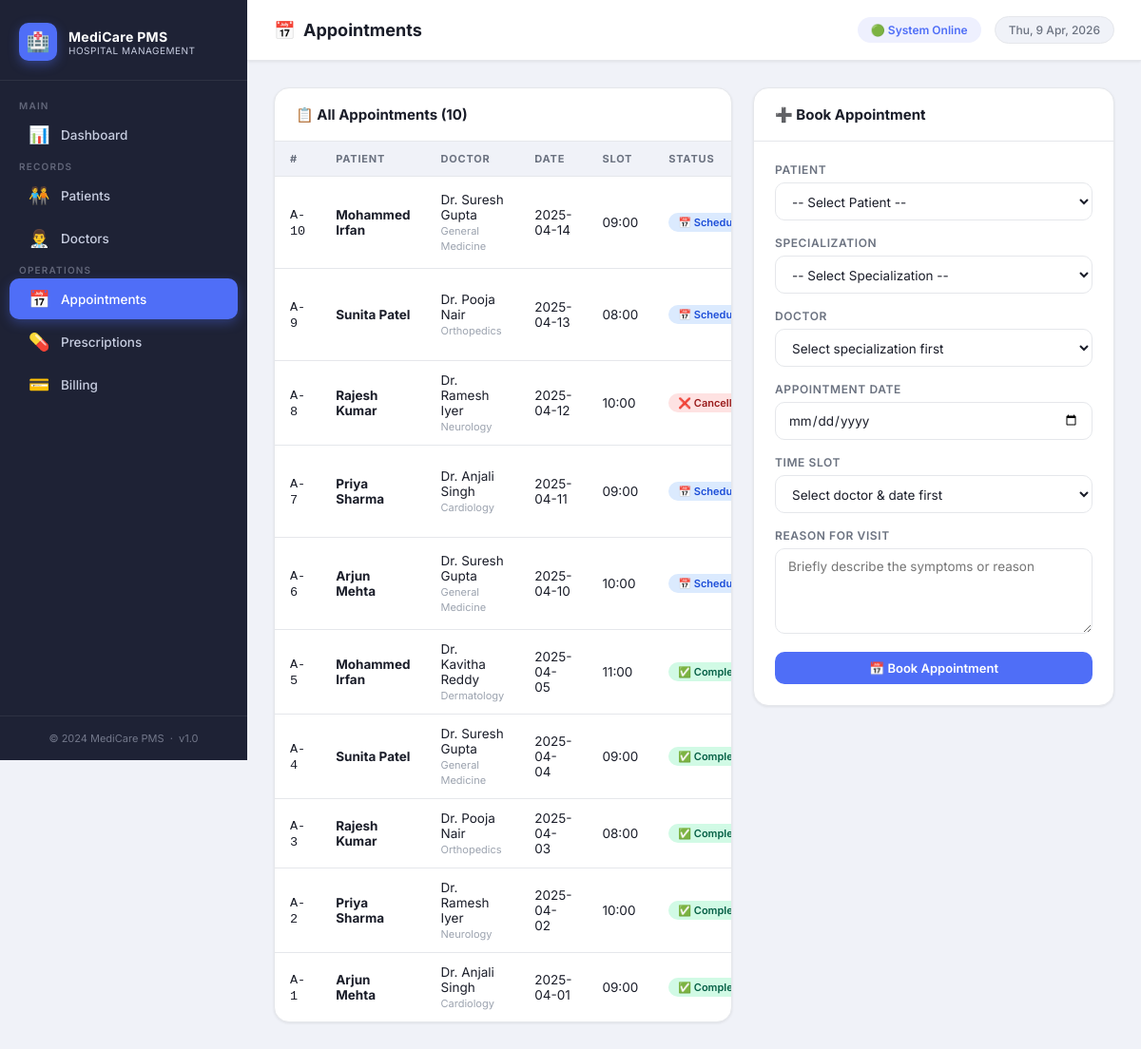
The app's page /appointments with its own data.
### tables this page shows
CREATE TABLE appointments (
    appointment_id   INTEGER PRIMARY KEY AUTOINCREMENT,
    patient_id       INTEGER NOT NULL,
    doctor_id        INTEGER NOT NULL,
    appointment_date TEXT    NOT NULL,
    time_slot        TEXT    NOT NULL,
    status           TEXT    NOT NULL DEFAULT 'scheduled'
                             CHECK (status IN ('scheduled','cancelled','completed')),
    reason           TEXT    NOT NULL,
    FOREIGN KEY (patient_id) REFERENCES patients(patient_id) ON DELETE CASCADE,
    FOREIGN KEY (doctor_id)  REFERENCES doctors(doctor_id)   ON DELETE CASCADE,
    UNIQUE (doctor_id, appointment_date, time_slot)
);

CREATE TABLE patients (
    patient_id   INTEGER PRIMARY KEY AUTOINCREMENT,
    name         TEXT    NOT NULL,
    age          INTEGER NOT NULL CHECK (age > 0 AND age < 150),
    gender       TEXT    NOT NULL CHECK (gender IN ('Male', 'Female', 'Other')),
    phone        TEXT    NOT NULL UNIQUE,
    address      TEXT    NOT NULL,
    blood_group  TEXT    NOT NULL CHECK (blood_group IN ('A+','A-','B+','B-','AB+','AB-','O+','O-')),
    created_at   TEXT    NOT NULL DEFAULT (datetime('now','localtime'))
);

CREATE TABLE doctors (
    doctor_id        INTEGER PRIMARY KEY AUTOINCREMENT,
    name             TEXT    NOT NULL,
    specialization   TEXT    NOT NULL,
    phone            TEXT    NOT NULL UNIQUE,
    email            TEXT    NOT NULL UNIQUE,
    schedule         TEXT    NOT NULL,
    consultation_fee REAL    NOT NULL CHECK (consultation_fee >= 0)
);

### app.py (the view)
@app.route('/appointments')
def appointments():
    all_appts = db.get_all_appointments()
    patients  = db.get_all_patients()
    specs     = db.get_all_specializations()
    return render_template('appointments.html',
                           appointments=all_appts,
                           patients=patients,
                           specializations=specs)

### database.py (called while the page is built)
def get_connection():
    conn = sqlite3.connect(DB_PATH)
    conn.row_factory = sqlite3.Row        # access columns by name
    conn.execute("PRAGMA foreign_keys = ON")
    return conn

def get_all_patients():
    conn = get_connection()
    rows = conn.execute(
        "SELECT * FROM patients ORDER BY created_at DESC"
    ).fetchall()
    conn.close()
    return rows

def get_all_specializations():
    conn = get_connection()
    rows = conn.execute(
        "SELECT DISTINCT specialization FROM doctors ORDER BY specialization"
    ).fetchall()
    conn.close()
    return [r['specialization'] for r in rows]

def get_all_appointments():
    conn = get_connection()
    rows = conn.execute(
        """SELECT
               a.*,
               p.name AS patient_name,
               d.name AS doctor_name,
               d.specialization
           FROM appointments a
           JOIN patients p ON p.patient_id = a.patient_id
           JOIN doctors  d ON d.doctor_id  = a.doctor_id
           ORDER BY a.appointment_date DESC, a.time_slot"""
    ).fetchall()
    conn.close()
    return rows

### templates/appointments.html (shortened to what this page needs)
{% extends "base.html" %}
{% block page_icon %}📅{% endblock %}
{% block page_title %}Appointments{% endblock %}
{% block content %}
<div class="two-col">
  <div class="card">
    <div class="card-header">
      <span class="card-title">📋 All Appointments ({{ appointments|length }})</span>
    </div>
    <div class="table-responsive">
      <table>
        <thead>
          <tr>
            <th>#</th>
            <th>Patient</th>
            <th>Doctor</th>
            <th>Date</th>
            <th>Slot</th>
            <th>Status</th>
          </tr>
        </thead>
        <tbody>
          {% if appointments %}
            {% for a in appointments %}
            <tr>
              <td><code>A-{{ a.appointment_id }}</code></td>
              <td>
                <strong>{{ a.patient_name }}</strong>
              </td>
              <td>
                {{ a.doctor_name }}<br>
                <span class="text-muted" style="font-size:11px">{{ a.specialization }}</span>
              </td>
              <td>{{ a.appointment_date }}</td>
              <td>{{ a.time_slot }}</td>
              <td>
                {% if a.status == 'scheduled' %}
                  <span class="badge badge-info">📅 Scheduled</span>
                {% elif a.status == 'completed' %}
                  <span class="badge badge-success">✅ Completed</span>
                {% else %}
                  <span class="badge badge-danger">❌ Cancelled</span>
                {% endif %}
              </td>
            </tr>
            {% endfor %}
          {% endif %}
        </tbody>
      </table>
    </div>
  </div>
  <div class="card">
    <div class="card-header">
      <span class="card-title">➕ Book Appointment</span>
    </div>
    <div class="card-body">
      <form method="POST" action="{{ url_for('book_appointment') }}" data-validate="true">
        <div class="form-group">
          <label for="patient_id">Patient</label>
          <select id="patient_id" name="patient_id" required>
            <option value="">-- Select Patient --</option>
          </select>
        </div>
        <div class="form-group">
          <label for="specialization">Specialization</label>
          <select id="specialization" name="_specialization" required>
            <option value="">-- Select Specialization --</option>
          </select>
        </div>
        <div class="form-group">
          <label for="doctor_id">Doctor</label>
          <select id="doctor_id" name="doctor_id" required>
            <option value="">Select specialization first</option>
          </select>
        </div>
        <div class="form-group">
          <label for="appointment_date">Appointment Date</label>
          <input type="date" id="appointment_date" name="appointment_date"
                 required data-type="future-date"
                 min="{{ now if now is defined else '' }}" />
        </div>
        <div class="form-group">
          <label for="time_slot">Time Slot</label>
          <select id="time_slot" name="time_slot" required>
            <option value="">Select doctor &amp; date first</option>
          </select>
        </div>
        <div class="form-group">
          <label for="reason">Reason for Visit</label>
          <textarea id="reason" name="reason"
                    placeholder="Briefly describe the symptoms or reason" required></textarea>
        </div>
        <button type="submit" class="btn btn-primary btn-block">
          📅 Book Appointment
        </button>
      </form>
    </div>
  </div>
</div>
          {% set slots = ['08:00','08:30','09:00','09:30','10:00','10:30',
                          '11:00','11:30','12:00','12:30','13:00','13:30',
                          '14:00','14:30','15:00','15:30','16:00','16:30',
                          '17:00','17:30'] %}
{% endblock %}

### static/style.css (style rules this page uses)
:root { --primary: #4f6ef7; --primary-dark: #3b55d4; --primary-light: #eef0fe; --secondary: #10b981; --secondary-light:#d1fae5; --danger: #ef4444; --danger-light: #fee2e2; --warning: #f59e0b; --warning-light: #fef3c7; --info: #3b82f6; --info-light: #dbeafe; --bg: #f0f2f8; --surface: #ffffff; --sidebar-bg: #1e2235; --sidebar-text: #c7cde0; --sidebar-hover: #2d3452; --sidebar-active: #4f6ef7; --sidebar-width: 260px; --text-primary: #1a1d29; --text-secondary: #6b7280; --text-muted: #9ca3af; --border: #e5e7eb; --border-focus: #4f6ef7; --radius-sm: 6px; --radius-md: 10px; --radius-lg: 16px; --radius-xl: 24px; --shadow-sm: 0 1px 3px rgba(0,0,0,.08); --shadow-md: 0 4px 16px rgba(0,0,0,.10); --shadow-lg: 0 8px 32px rgba(0,0,0,.14); --transition: all .22s cubic-bezier(.4,0,.2,1); }
*, *::before, *::after { box-sizing: border-box; margin: 0; padding: 0; }
html { scroll-behavior: smooth; }
body { font-family: 'Inter', system-ui, sans-serif; font-size: 14px; background: var(--bg); color: var(--text-primary); min-height: 100vh; display: flex; }
button { cursor: pointer; font-family: inherit; }
.card { background: var(--surface); border-radius: var(--radius-lg); border: 1px solid var(--border); box-shadow: var(--shadow-sm); overflow: hidden; }
.card-header { display: flex; align-items: center; justify-content: space-between; padding: 18px 22px; border-bottom: 1px solid var(--border); }
.card-title { font-size: 15px; font-weight: 700; color: var(--text-primary); display: flex; align-items: center; gap: 8px; }
.card-body { padding: 22px; }
.two-col { display: grid; grid-template-columns: 1fr 380px; gap: 22px; align-items: start; }
.table-responsive { overflow-x: auto; }
table { width: 100%; border-collapse: collapse; font-size: 13.5px; }
thead th { background: var(--bg); color: var(--text-secondary); font-size: 11px; font-weight: 700; text-transform: uppercase; letter-spacing: .8px; padding: 11px 16px; text-align: left; border-bottom: 1px solid var(--border); white-space: nowrap; }
tbody tr { border-bottom: 1px solid var(--border); transition: var(--transition); }
tbody tr:last-child { border-bottom: none; }
td { padding: 12px 16px; vertical-align: middle; }
.badge { display: inline-flex; align-items: center; gap: 5px; padding: 3px 10px; border-radius: 999px; font-size: 11px; font-weight: 600; text-transform: capitalize; white-space: nowrap; }
.badge-success { background: var(--secondary-light); color: #065f46; }
.badge-danger { background: var(--danger-light); color: #991b1b; }
.badge-info { background: var(--info-light); color: #1d4ed8; }
.btn { display: inline-flex; align-items: center; gap: 7px; padding: 9px 18px; border-radius: var(--radius-md); font-size: 13px; font-weight: 600; border: none; cursor: pointer; transition: var(--transition); white-space: nowrap; }
.btn-primary { background: var(--primary); color: #fff; }
.btn-block { width: 100%; justify-content: center; }
.form-group { margin-bottom: 16px; }
label { display: block; font-size: 12px; font-weight: 600; color: var(--text-secondary); text-transform: uppercase; letter-spacing: .6px; margin-bottom: 6px; }
input[type="text"], input[type="number"], input[type="email"], input[type="tel"], input[type="date"], input[type="time"], select, textarea { width: 100%; padding: 10px 13px; border: 1.5px solid var(--border); border-radius: var(--radius-md); font-size: 13.5px; font-family: inherit; color: var(--text-primary); background: var(--surface); transition: var(--transition); outline: none; }
textarea { min-height: 90px; resize: vertical; }
.text-muted { color: var(--text-muted); font-size: 12px; }

### records on screen
appointments: appointment_id "10", patient_name "Mohammed Irfan", doctor_name "Dr. Suresh Gupta", specialization "General Medicine", appointment_date "2025-04-14", time_slot "09:00"
appointments: appointment_id "9", patient_name "Sunita Patel", doctor_name "Dr. Pooja Nair", specialization "Orthopedics", appointment_date "2025-04-13", time_slot "08:00"
appointments: appointment_id "8", patient_name "Rajesh Kumar", doctor_name "Dr. Ramesh Iyer", specialization "Neurology", appointment_date "2025-04-12", time_slot "10:00"
appointments: appointment_id "7", patient_name "Priya Sharma", doctor_name "Dr. Anjali Singh", specialization "Cardiology", appointment_date "2025-04-11", time_slot "09:00"
appointments: appointment_id "6", patient_name "Arjun Mehta", doctor_name "Dr. Suresh Gupta", specialization "General Medicine", appointment_date "2025-04-10", time_slot "10:00"
appointments: appointment_id "5", patient_name "Mohammed Irfan", doctor_name "Dr. Kavitha Reddy", specialization "Dermatology", appointment_date "2025-04-05", time_slot "11:00"
appointments: appointment_id "4", patient_name "Sunita Patel", doctor_name "Dr. Suresh Gupta", specialization "General Medicine", appointment_date "2025-04-04", time_slot "09:00"
appointments: appointment_id "3", patient_name "Rajesh Kumar", doctor_name "Dr. Pooja Nair", specialization "Orthopedics", appointment_date "2025-04-03", time_slot "08:00"
appointments: appointment_id "2", patient_name "Priya Sharma", doctor_name "Dr. Ramesh Iyer", specialization "Neurology", appointment_date "2025-04-02", time_slot "10:00"
appointments: appointment_id "1", patient_name "Arjun Mehta", doctor_name "Dr. Anjali Singh", specialization "Cardiology", appointment_date "2025-04-01", time_slot "09:00"

### other values on screen
{{ appointments|length }} "10"
